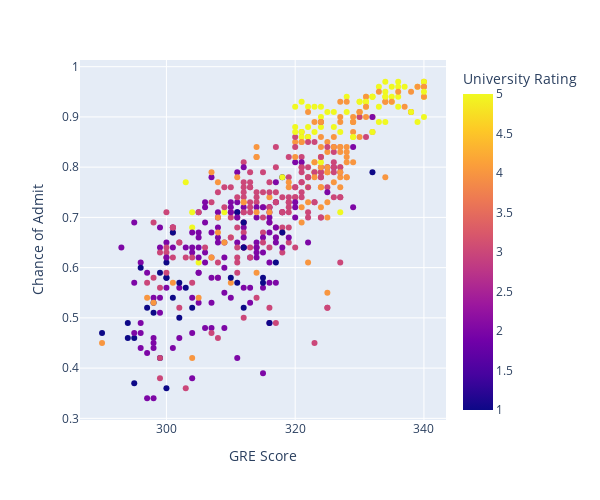

Here is the notebook cell this chart was saved with:
### Code cell
import plotly.express as px
plt.rcParams['figure.figsize'] = (10, 5)
plt.style.use('dark_background')
fig=sns.lmplot(x='GRE Score',y='CGPA',data=data)
plt.title("CGPA VS GRE SCORE")
plt.show()

px.scatter(data, x = 'GRE Score', y = 'Chance of Admit ', color = 'University Rating', width=600, height=500)
#From this we can say that the person who did well in Under-Grad also did
#well in GRE.

### Figure 1 — Plotly figure (JSON) as saved in the notebook; plotly's stock layout.template omitted (floating-point values rounded to 4 significant figures; data arrays with more than 128 entries replaced by an {"elided": "..."} marker saying what was removed)
{"data": [{"hovertemplate": "GRE Score=%{x}<br>Chance of Admit =%{y}<br>University Rating=%{marker.color}<extra></extra>", "legendgroup": "", "marker": {"color": {"elided": "500 int values"}, "coloraxis": "coloraxis", "symbol": "circle"}, "mode": "markers", "name": "", "orientation": "v", "showlegend": false, "type": "scatter", "x": {"elided": "500 int values"}, "xaxis": "x", "y": {"elided": "500 float values"}, "yaxis": "y"}], "layout": {"coloraxis": {"colorbar": {"title": {"text": "University Rating"}}, "colorscale": [[0, "#0d0887"], [0.1111, "#46039f"], [0.2222, "#7201a8"], [0.3333, "#9c179e"], [0.4444, "#bd3786"], [0.5556, "#d8576b"], [0.6667, "#ed7953"], [0.7778, "#fb9f3a"], [0.8889, "#fdca26"], [1, "#f0f921"]]}, "height": 500, "legend": {"tracegroupgap": 0}, "margin": {"t": 60}, "width": 600, "xaxis": {"anchor": "y", "domain": [0, 1], "title": {"text": "GRE Score"}}, "yaxis": {"anchor": "x", "domain": [0, 1], "title": {"text": "Chance of Admit "}}}}
